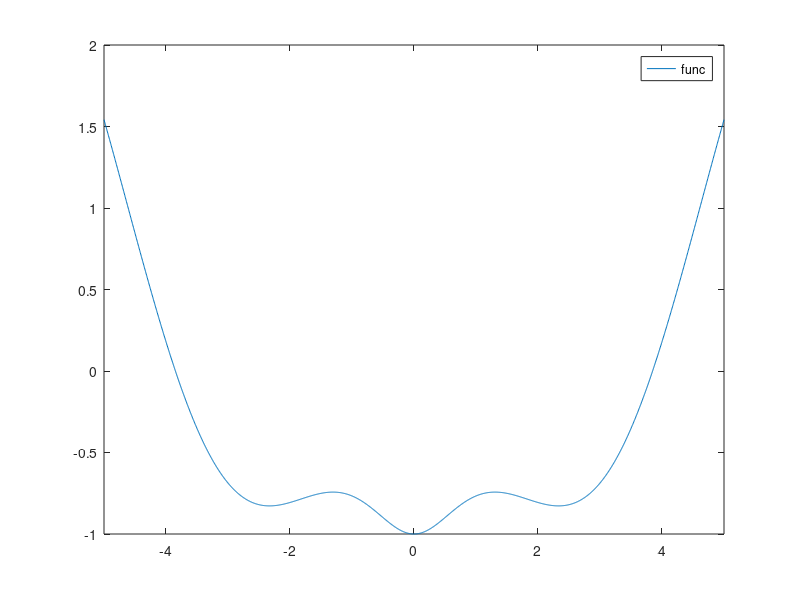

Source code (MATLAB):
clear all; clc;

function out = func(x)
    out = log(x.^2+1)+cos(x)-2;
endfunction

fplot(@func,[-5,5]);
[zero,fzero]=fzero(@func,3)
[min,fmin]=fminbnd(@func,-2,0)

########################################################################
clear all; clc;

function eqn = sistema(unk)
    x = unk(1);
    y = unk(2);
    z = unk(3);
    eqn(1) = exp(x*y)+3*z-1;
    eqn(2) = 1-y+3*x*y;
    eqn(3) = exp(x/z)+x*z;
endfunction

x0 = [1,1,1];

[X,fval,info] = fsolve(@sistema,x0)